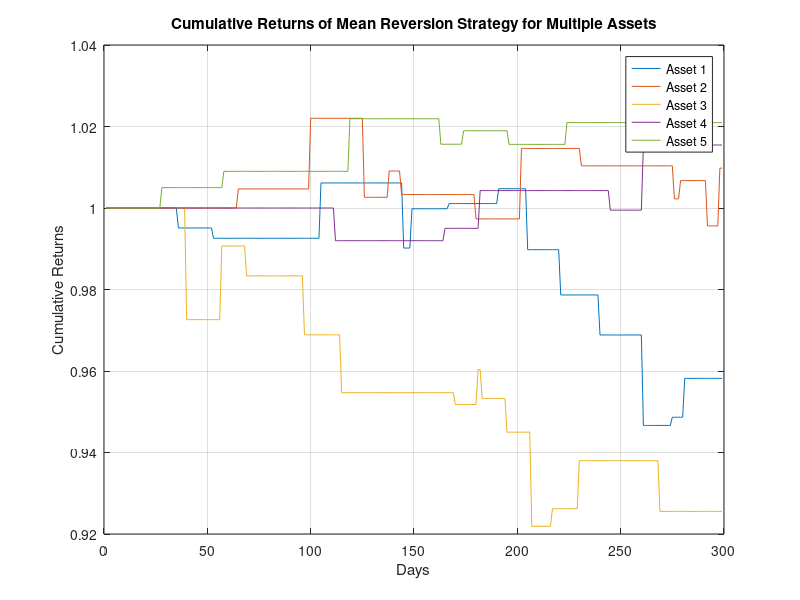
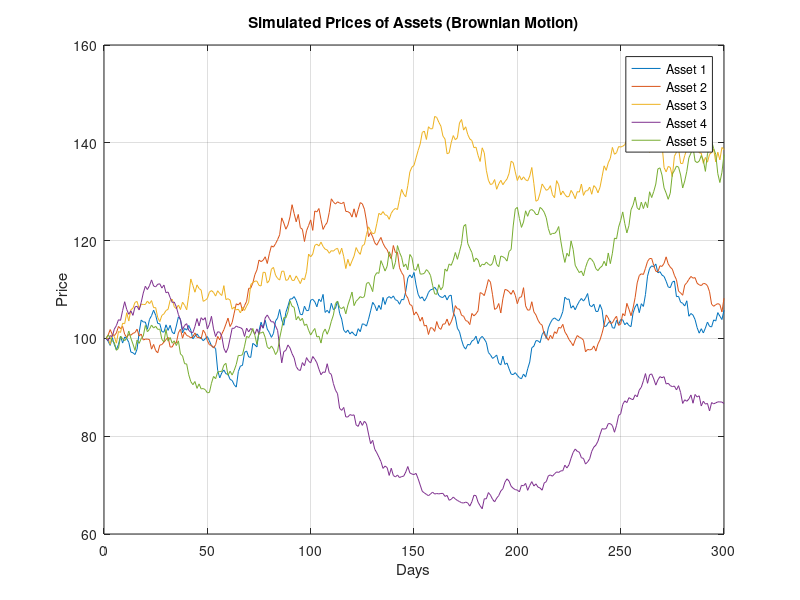

MATLAB code to generate these figures, in order:
% Parameters
numAssets = 5; % Number of assets
numDays = 300; % Number of days
window = 20; % Moving window size
k = 2; % Number of standard deviations for signal thresholds
dt = 1 / 252; % Daily time step (assuming 252 trading days per year)
rng(42); % Seed for reproducibility

% Simulate asset prices following Geometric Brownian Motion
initialPrices = 100 * ones(numAssets, 1); % Initial prices for all assets
mu = 0.1; % Annual drift
sigma = 0.2; % Annual volatility

% Generate Brownian motion
dW = sqrt(dt) * randn(numDays, numAssets); % Random walk increments
logReturns = (mu - 0.5 * sigma^2) * dt + sigma * dW; % GBM log returns
prices = zeros(numDays, numAssets);
prices(1, :) = initialPrices; % Set initial prices
for t = 2:numDays
    prices(t, :) = prices(t-1, :) .* exp(logReturns(t, :)); % GBM price evolution
end

% Compute daily returns
returns = diff(prices) ./ prices(1:end-1, :);

% Initialize matrices for rolling statistics and strategy signals
rollingDrift = zeros(size(returns));
rollingVolatility = zeros(size(returns));
upperThreshold = zeros(size(returns));
lowerThreshold = zeros(size(returns));
signals = zeros(numDays, numAssets);
strategyReturns = zeros(numDays-1, numAssets);

% Calculate rolling drift, volatility, and thresholds for each asset
for asset = 1:numAssets
    rollingDrift(:, asset) = movmean(log(1 + returns(:, asset)), window); % Drift
    rollingVolatility(:, asset) = movstd(log(1 + returns(:, asset)), window); % Volatility
    upperThreshold(:, asset) = rollingDrift(:, asset) + k * rollingVolatility(:, asset);
    lowerThreshold(:, asset) = rollingDrift(:, asset) - k * rollingVolatility(:, asset);
end

% Generate signals and calculate strategy returns
for asset = 1:numAssets
    for t = window:numDays-1
        if returns(t, asset) > exp(upperThreshold(t, asset)) - 1
            signals(t, asset) = -1; % Short signal
        elseif returns(t, asset) < exp(lowerThreshold(t, asset)) - 1
            signals(t, asset) = 1; % Long signal
        end
    end
    strategyReturns(:, asset) = signals(2:end, asset) .* returns(:, asset); % Fix dimension mismatch
end

% Calculate cumulative returns for each asset
cumulativeReturns = cumprod(1 + strategyReturns);

% Plot cumulative returns for all assets
figure;
plot(cumulativeReturns);
title('Cumulative Returns of Mean Reversion Strategy for Multiple Assets');
xlabel('Days');
ylabel('Cumulative Returns');
legend(arrayfun(@(x) sprintf('Asset %d', x), 1:numAssets, 'UniformOutput', false));
grid on;

% Plot price evolution of assets
figure;
plot(prices);
title('Simulated Prices of Assets (Brownian Motion)');
xlabel('Days');
ylabel('Price');
legend(arrayfun(@(x) sprintf('Asset %d', x), 1:numAssets, 'UniformOutput', false));
grid on;
